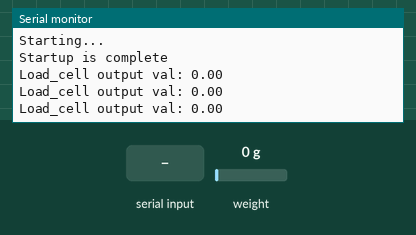
The sketch below on a simulated Arduino Uno, built with avr-gcc and run on an emulated ATmega328P. Shown: the last lines printed to the serial monitor. Inputs (shaded band) come from the test bench; at power-on: weight on the scale 0 g. EEPROM starts erased.

Above: at 3.6 s.
3.7 s: "t" received over Serial
At 3.96 s:
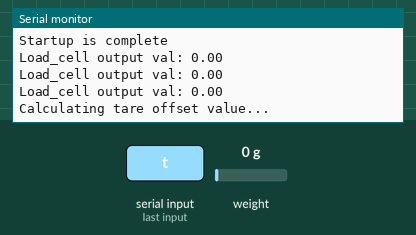
5.6 s: weight on the scale set to 100 g
At 6.1 s:
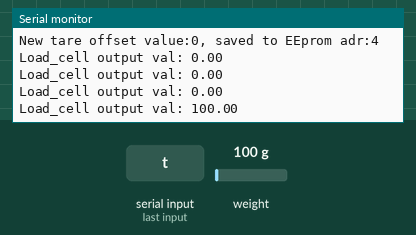
7.1 s: weight on the scale set to 1250 g
At 7.6 s:
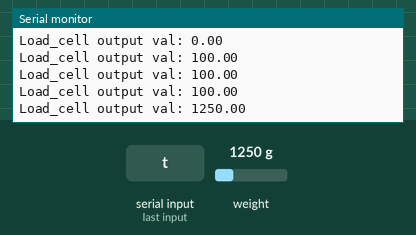
Timing chart, 0 to 10.1 s (numbered marks = the images above; inputs shaded):
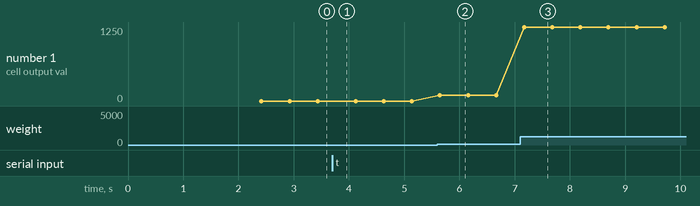

The sketch:

PIATRON_MASS_SCALE.ino
```cpp
#include <HX711_ADC.h>
#include "HardwareSerial.h"
#include "defines.h" // contains defintions

#if defined(ESP8266)|| defined(ESP32) || defined(AVR)
#include <EEPROM.h>
#endif


// zero offset value (tare), calculate and save to EEprom:
void refreshOffsetValueAndSaveToEEprom() {
  long _offset = 0;
  Serial.println("Calculating tare offset value...");
  LoadCell.tare();                                  // calculate the new tare / zero offset value (blocking)
  _offset = LoadCell.getTareOffset();               // get the new tare / zero offset value
  EEPROM.put(tareOffsetVal_eepromAdress, _offset);  // save the new tare / zero offset value to EEprom
#if defined(ESP8266) || defined(ESP32)
  EEPROM.commit();
#endif
  LoadCell.setTareOffset(_offset);  // set value as library parameter (next restart it will be read from EEprom)
  Serial.print("New tare offset value:");
  Serial.print(_offset);
  Serial.print(", saved to EEprom adr:");
  Serial.println(tareOffsetVal_eepromAdress);
}

void setup() {
  Serial.begin(38400); delay(10);
 mySerial.begin(38400); // 38400 is the baud rate of the bluetooth module
  debugln();
  debugln("Starting...");

  LoadCell.begin();
  //LoadCell.setReverseOutput();
  float calibrationValue;  // calibration value (see example file "Calibration.ino")
  //calibrationValue = 696.0; // uncomment this if you want to set the calibration value in the sketch

#if defined(ESP8266) || defined(ESP32)
  EEPROM.begin(512);
#endif

  EEPROM.get(calVal_eepromAdress, calibrationValue);

  //restore the zero offset value from eeprom:
  long tare_offset = 0;
  EEPROM.get(tareOffsetVal_eepromAdress, tare_offset);
  LoadCell.setTareOffset(tare_offset);
  boolean _tare = false;  //set this to false as the value has been resored from eeprom

  unsigned long stabilizingtime = 2000;  // preciscion right after power-up can be improved by adding a few seconds of stabilizing time
  LoadCell.start(stabilizingtime, _tare);
  if (LoadCell.getTareTimeoutFlag()) {
    debugln("Timeout, check MCU>HX711 wiring and pin designations");
    while (1)
      ;
  } else {
    LoadCell.setCalFactor(calibrationValue);  // set calibration value (float)
    debugln("Startup is complete");
  }
}

void loop() {
  static boolean newDataReady = 0;
  const int serialPrintInterval = 500;  //increase value to slow down serial print activity

  // check for new data/start next conversion:
  if (LoadCell.update()) newDataReady = true;


  if (newDataReady) {
    if (millis() > t + serialPrintInterval) {
      float i = LoadCell.getData();
      Serial.print("Load_cell output val: ");
      Serial.println(i);
      mySerial.println(i);
      mySerial.flush();
      Serial.flush();
      newDataReady = 0;
      t = millis();
    }
  }

  // receive command from serial terminal, send 't' to initiate tare operation:
  if (Serial.available() > 0) {
    char inByte = Serial.read();
    if (inByte == 't') refreshOffsetValueAndSaveToEEprom();
  }

  if (mySerial.available() > 0) {
    char inByte = mySerial.read();
    if (inByte == 't') refreshOffsetValueAndSaveToEEprom();
  }

}
```

defines.h
```cpp
#ifndef defines_h
#define defines_h

#include <SoftwareSerial.h>
SoftwareSerial mySerial(11, 12);  // RX, TX for HC-05 bluetooth

#define DEBUG 0

#if DEBUG == 0
#define debug(x) Serial.print(x)
#define debugln(x) Serial.println(x)
#define debugln2Param(x, y) Serial.println(x, y)


#else
#define debug(x)
#define debugln(x)
#endif

//pins:
const int HX711_dout = 4;  //mcu > HX711 dout pin
const int HX711_sck = 5;   //mcu > HX711 sck pin

//HX711 constructor:
HX711_ADC LoadCell(HX711_dout, HX711_sck);

const int calVal_eepromAdress = 0;
const int tareOffsetVal_eepromAdress = 4;
unsigned long t = 0;

#endif      //defines_h
```

Measured:
- after the input at 3.7 s, the serial monitor: prints a new line at once (image 1)
- after the input at 5.6 s, the serial monitor: prints a new line after 0.05 s (image 2)
- after the input at 7.1 s, the serial monitor: prints a new line after 0.07 s (image 3)
- plotted number 1: 0 → 100 after the input at 5.6 s, 100 → 1250 after the input at 7.1 s
